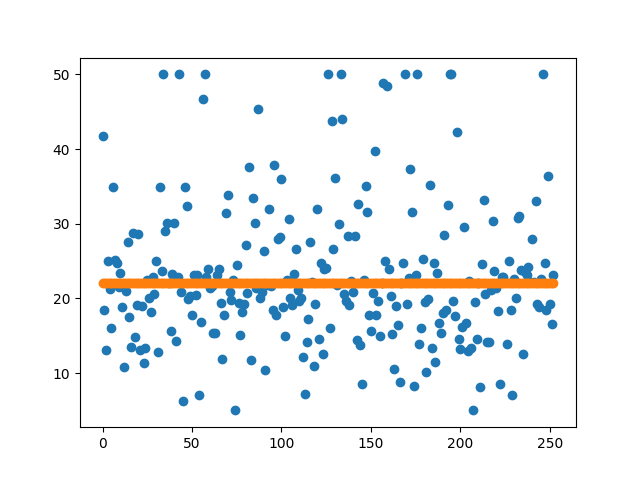

Python code for this plot:
import numpy
import matplotlib.pyplot as plt

# load data
train_data = numpy.loadtxt("boston_train.csv", delimiter=",")
test_data = numpy.loadtxt("boston_test.csv", delimiter=",")
# X_train: first 13 values correspond to features
# t_train: target house price = the last value MEDV(median value of owner-occupied homes in $1000's)
X_train, t_train = train_data[:,:-1], train_data[:,-1]
X_test, t_test = test_data[:,:-1], test_data[:,-1]
# make sure that we have N-dimensional Numpy arrays (ndarray)
t_train = t_train.reshape((len(t_train), 1))
t_test = t_test.reshape((len(t_test), 1))
print("Number of training instances: %i" % X_train.shape[0])
print("Number of test instances: %i" % X_test.shape[0])
print("Number of features: %i" % X_train.shape[1])

# (a) compute mean of prices on training set
train_mean = numpy.mean(t_train)
print(train_mean)

# (b) RMSE function
def rmse(t, tp):
    # numpy.linalg.norm(t-tp)/numpy.sqrt(len(tp))
    return numpy.sqrt(numpy.mean((t-tp)**2))
RMSE = rmse(t_test, train_mean)
print(RMSE)

# (c) visualization of results
xplot = range(253)
y1 = t_test
y2 = numpy.full(shape=253, fill_value=train_mean)
plt.scatter(xplot, y1)
plt.scatter(xplot, y2)
plt.savefig("housing_1")
plt.show()